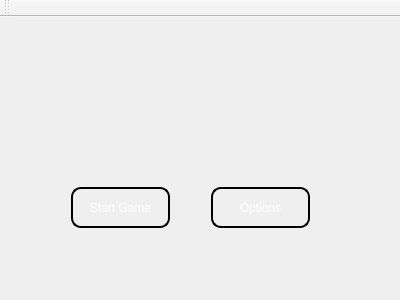
<?xml version="1.0" encoding="UTF-8"?>
<ui version="4.0">
 <class>MainWindow</class>
 <widget class="QMainWindow" name="MainWindow">
  <property name="geometry">
   <rect>
    <x>0</x>
    <y>0</y>
    <width>400</width>
    <height>300</height>
   </rect>
  </property>
  <property name="sizePolicy">
   <sizepolicy hsizetype="Fixed" vsizetype="Fixed">
    <horstretch>0</horstretch>
    <verstretch>0</verstretch>
   </sizepolicy>
  </property>
  <property name="minimumSize">
   <size>
    <width>400</width>
    <height>300</height>
   </size>
  </property>
  <property name="maximumSize">
   <size>
    <width>400</width>
    <height>300</height>
   </size>
  </property>
  <property name="windowTitle">
   <string>Bit-Biter (beta)</string>
  </property>
  <property name="styleSheet">
   <string notr="true"/>
  </property>
  <widget class="QWidget" name="centralWidget">
   <widget class="QPushButton" name="pushButton">
    <property name="geometry">
     <rect>
      <x>70</x>
      <y>170</y>
      <width>101</width>
      <height>41</height>
     </rect>
    </property>
    <property name="styleSheet">
     <string notr="true">QPushButton {    
    min-height: 1.5em;    
    font: 1em;   
    margin: 0 1px 0 1px;   
    color: white;    
    background-color: qlineargradient(x1: 0, y1: 0, x2: 0, y2: 1,
                                      stop: 0 #000000, stop: 1 #CCCCCC);
    
    border-style: outset;    
    border-radius: 10px;
    border-width: 2px;   
    border-color: #000000;
}
 

QPushButton:pressed {    
    background-color: qlineargradient(x1: 0, y1: 0, x2: 0, y2: 1,
                                      stop: 0 #CCCCCC, stop: 1 #000000);
}</string>
    </property>
    <property name="text">
     <string>Start Game</string>
    </property>
   </widget>
   <widget class="QPushButton" name="pushButton_2">
    <property name="geometry">
     <rect>
      <x>210</x>
      <y>170</y>
      <width>101</width>
      <height>41</height>
     </rect>
    </property>
    <property name="styleSheet">
     <string notr="true">QPushButton {    
    min-height: 1.5em;    
    font: 1em;   
    margin: 0 1px 0 1px;   
    color: white;    
    background-color: qlineargradient(x1: 0, y1: 0, x2: 0, y2: 1,
                                      stop: 0 #000000, stop: 1 #cccccc);
    
    border-style: outset;    
    border-radius: 10px;
    border-width: 2px;   
    border-color: #000000;
}
 

QPushButton:pressed {    
    background-color: qlineargradient(x1: 0, y1: 0, x2: 0, y2: 1,
                                      stop: 0 #cccccc, stop: 1 #000000);
}</string>
    </property>
    <property name="text">
     <string>Options</string>
    </property>
   </widget>
   <widget class="QLabel" name="label">
    <property name="geometry">
     <rect>
      <x>20</x>
      <y>30</y>
      <width>361</width>
      <height>61</height>
     </rect>
    </property>
    <property name="styleSheet">
     <string notr="true">border-image: url(:/fonts/fonts/bit-biter.png);</string>
    </property>
    <property name="text">
     <string/>
    </property>
    <property name="alignment">
     <set>Qt::AlignCenter</set>
    </property>
   </widget>
  </widget>
  <widget class="QMenuBar" name="menuBar">
   <property name="geometry">
    <rect>
     <x>0</x>
     <y>0</y>
     <width>400</width>
     <height>21</height>
    </rect>
   </property>
  </widget>
  <widget class="QToolBar" name="mainToolBar">
   <attribute name="toolBarArea">
    <enum>TopToolBarArea</enum>
   </attribute>
   <attribute name="toolBarBreak">
    <bool>false</bool>
   </attribute>
  </widget>
 </widget>
 <layoutdefault spacing="6" margin="11"/>
 <resources/>
 <connections/>
</ui>
